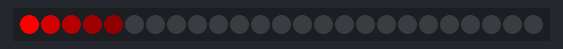
Recording of a program running on a simulated MicroPython board. Parts: 25 RGB LEDs in strip order, left to right.

Above: at 0.01 s.
At 0.63 s:
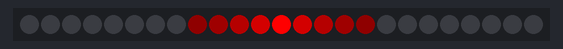
At 1.37 s:
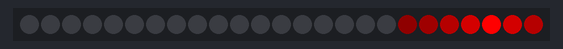
At 2.1 s:
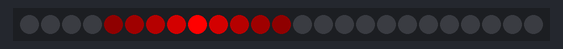
At 2.83 s:
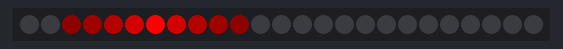

Measured:
- by itself, everything shown: repeats every 2.5 s, in 48 steps

The program:

red-larson-scanner.py
```python
# Simplified Red Larson Scanner (Cylon / KITT eye)
#
# A single bright red dot sweeps back and forth across the strip,
# leaving a fading red tail behind it - just like the eye of a
# Cylon from Battlestar Galactica or KITT from Knight Rider.
#
# Uses the built-in MicroPython "neopixel" library with array index syntax:
#   strip[i] = (r, g, b)   sets the color of pixel i
#   strip.write()          sends the colors out to the strip
from utime import sleep
from machine import Pin
from neopixel import NeoPixel

NUMBER_PIXELS = 25
LED_PIN = 0

# Create the strip on the given pin (built-in library handles GRB order)
strip = NeoPixel(Pin(LED_PIN), NUMBER_PIXELS)

# How long to pause between each step (smaller = faster eye)
delay = 0.05

# How many pixels long the fading tail is
TAIL = 4


def draw_eye(position):
    """Light the eye at 'position' with a fading red tail and clear the rest."""
    for i in range(NUMBER_PIXELS):
        # How far is this pixel from the center of the eye?
        distance = abs(i - position)
        if distance <= TAIL:
            # Halve the brightness for every pixel away from the center
            brightness = int(255 / pow(2, distance))
            strip[i] = (brightness, 0, 0)
        else:
            # Too far from the eye - turn this pixel off
            strip[i] = (0, 0, 0)
    strip.write()
    sleep(delay)


while True:
    # Sweep the eye from the left end to the right end
    for position in range(NUMBER_PIXELS):
        draw_eye(position)
    # Sweep the eye back from the right end to the left end
    for position in range(NUMBER_PIXELS - 2, 0, -1):
        draw_eye(position)
```
